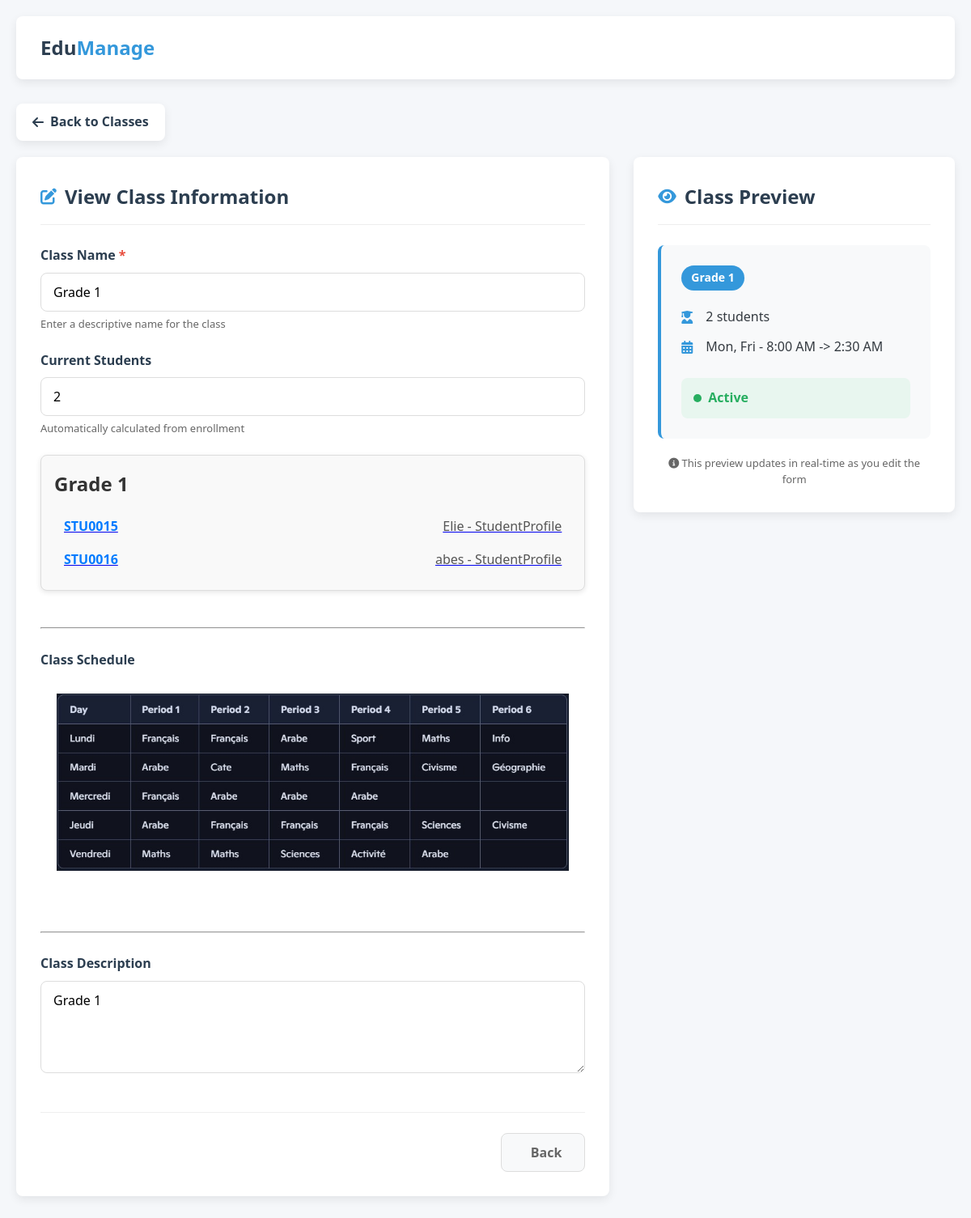
The page /classes/class_readonly/1 on the database as committed earlier.
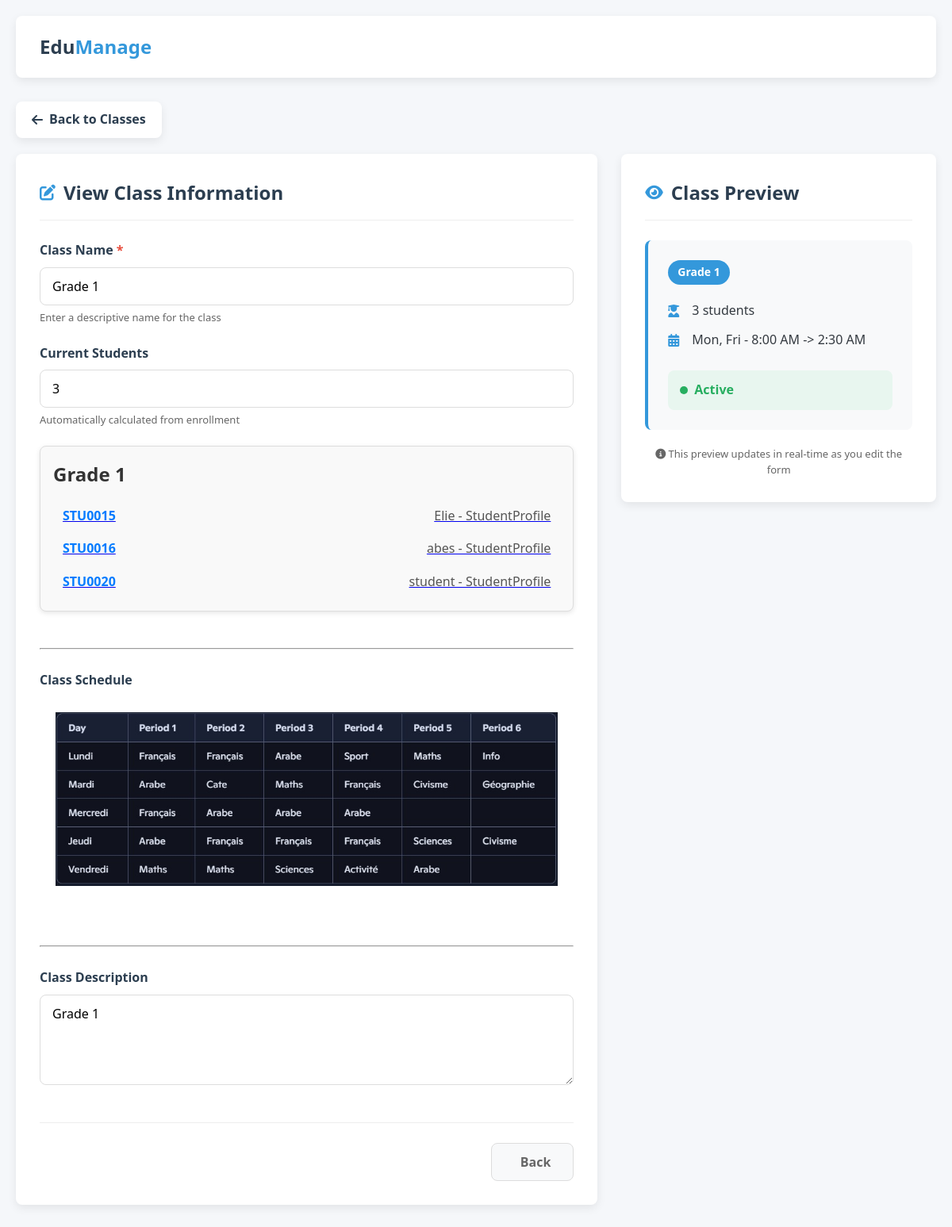
The same page on the database as committed later.
### users/models.py (models this page shows, shortened)
class BaseProfile(models.Model):
    user = models.OneToOneField(User, on_delete=models.CASCADE, related_name='%(class)s_profile')
    bio = models.TextField(blank=True, verbose_name="Biography")
    avatar = models.ImageField(upload_to='avatars/', blank=True, null=True, verbose_name="Profile Picture")
    date_of_birth = models.DateField(blank=True, null=True, verbose_name="Date of Birth")
    gender = models.CharField(max_length=10, choices=[
        ('male', 'Male'),
        ('female', 'Female'),
        ('other', 'Other')
    ], blank=True)
    phone_number = models.CharField(max_length=20, blank=True, verbose_name="Phone Number")
    address = models.TextField(blank=True, verbose_name="Home Address")
    city = models.CharField(max_length=100, blank=True)
    country = models.CharField(max_length=100, blank=True, default="Lebanon")
    is_active = models.BooleanField(default=True, verbose_name="Active Status")
    created_at = models.DateTimeField(auto_now_add=True, verbose_name="Created At")
    updated_at = models.DateTimeField(auto_now=True, verbose_name="Last Updated")
    class Meta:
        abstract = True
    def __str__(self):
        return f"{self.user.get_full_name() or self.user.username} - {self.__class__.__name__}"

class StudentProfile(BaseProfile):
    student_id = models.CharField(max_length=20, verbose_name="Student ID",null=True,blank=True)
    class_level = models.ForeignKey(Class, on_delete=models.SET_NULL, null=True, blank=True, verbose_name="Class Level",related_name="students")
    enrollment_date = models.DateField(default=timezone.now, verbose_name="Enrollment Date")
    expected_graduation_year = models.PositiveIntegerField(blank=True, null=True, verbose_name="Expected Graduation Year")
    parent_name = models.CharField(max_length=100, verbose_name="Parent/Guardian Name",null=True, blank=True)
    parent_email = models.EmailField(verbose_name="Parent/Guardian Email",null=True, blank=True)
    parent_phone = models.CharField(max_length=20, verbose_name="Parent/Guardian Phone",null=True, blank=True)
    parent_occupation = models.CharField(max_length=100, verbose_name="Parent Occupation",null=True, blank=True)
    absence_value = models.PositiveIntegerField(default=0, verbose_name="Total Absences",null=True, blank=True)
    medical_conditions = models.TextField(blank=True, verbose_name="Medical Conditions")
    allergies = models.TextField(blank=True, verbose_name="Allergies")
    medication = models.TextField(blank=True, verbose_name="Current Medications")
    emergency_contact_name = models.CharField(max_length=100, verbose_name="Emergency Contact Name",null=True, blank=True)
    emergency_contact_phone = models.CharField(max_length=20, verbose_name="Emergency Contact Phone",null=True, blank=True)
    attendance_rate = models.DecimalField(max_digits=5, decimal_places=2, default=100.00, verbose_name="Attendance Rate %")
    class Meta:
        verbose_name = "Student Profile"
        verbose_name_plural = "Student Profiles"
        ordering = ['class_level', 'student_id']

### classes/views.py (the view)
# urls.py: path('class_readonly/<int:id>',views.class_readonly,name="class_readonly"),
def class_readonly(request, id):
    selected_class = get_object_or_404(Class,id=id)
    students_count= StudentProfile.objects.filter(class_level=selected_class).count()
    return render(request,'classes/class_readonly.html',{'class':selected_class,'students_count':students_count})

### templates/classes/class_readonly.html (shortened to what the changed rows need)
<!DOCTYPE html>
<html lang="en">
<head>
    <link rel="stylesheet" href="https://cdnjs.cloudflare.com/ajax/libs/font-awesome/6.4.0/css/all.min.css">
</head>
<body>
    <div class="container">
        <div class="edit-container">
            <div class="form-section">
                <div class="section-title">
                    <h2>View Class Information</h2>
                </div>
                    <div class="form-row">
                        <div class="form-group">
                            <label for="currentStudents">Current Students</label>
                            <input type="number" id="currentStudents" class="form-control" value="{{students_count}}" min="0" max="40" readonly>
                            <div class="form-help">Automatically calculated from enrollment</div>
                        </div>
                    </div>
                     <div class="class-card">
  <h2 class="class-title">{{ class.name }}</h2>
  <ul class="student-list">
    {% for student in class.students.all %}
    <a href="{% url 'admin:users_studentprofile_change' student.id %}">
      <li class="student-item">
        <span class="student-id">{{ student.student_id }}</span>
        <span class="student-name">{{ student }}</span>
      </li>
    </a>
    {% empty %}
      <li class="no-students">No students enrolled in this class.</li>
    {% endfor %}
  </ul>
</div>
<br><hr><br>
            <br><hr><br>
            </div>
            <div class="preview-section">
                <div class="section-title">
                    <h2>Class Preview</h2>
                </div>
                <div class="preview-card" id="classPreview">
                    <div class="preview-info">
                        <div class="preview-item">
                            <i class="fas fa-user-graduate"></i>
                            <span id="previewStudents">{{students_count}} students</span>
                        </div>
                    </div>
                </div>
            </div>
        </div>
    </div>
</body>
</html>

Rows that differ between the two databases and show on the page:
added StudentProfile: student_id "STU0020", user.username "student - StudentProfile"
Other text that changed with them:
form field students_count: "2" → "3"
{{ students_count }}: "2" → "3"
